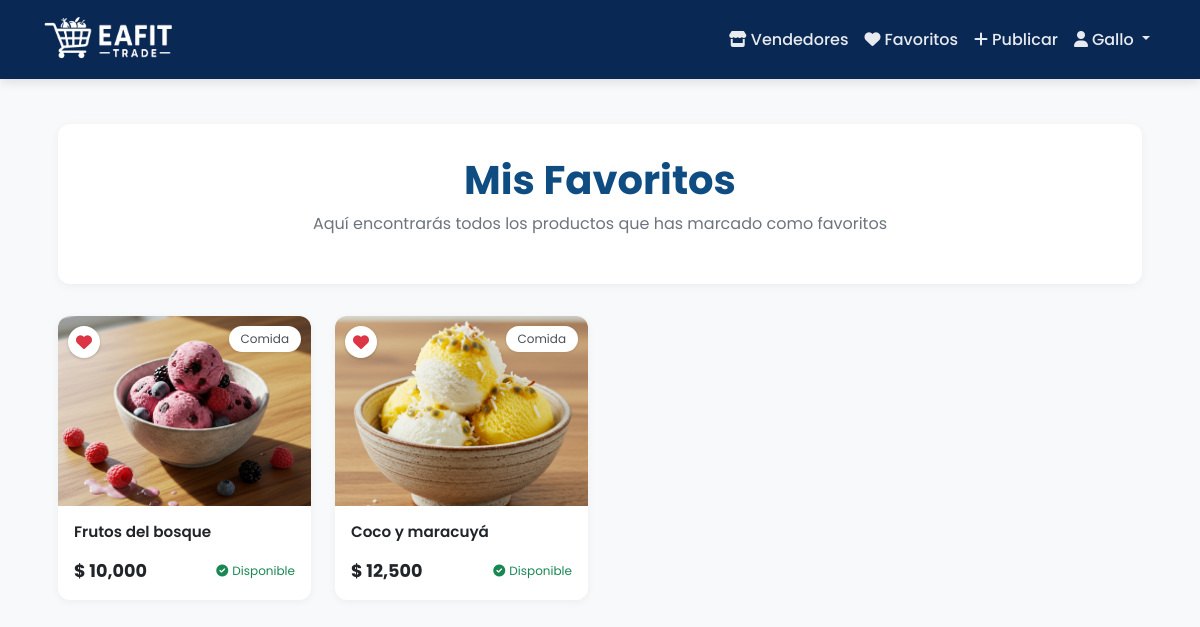
/favorites/ (signed in), run on an earlier commit of the app's database.
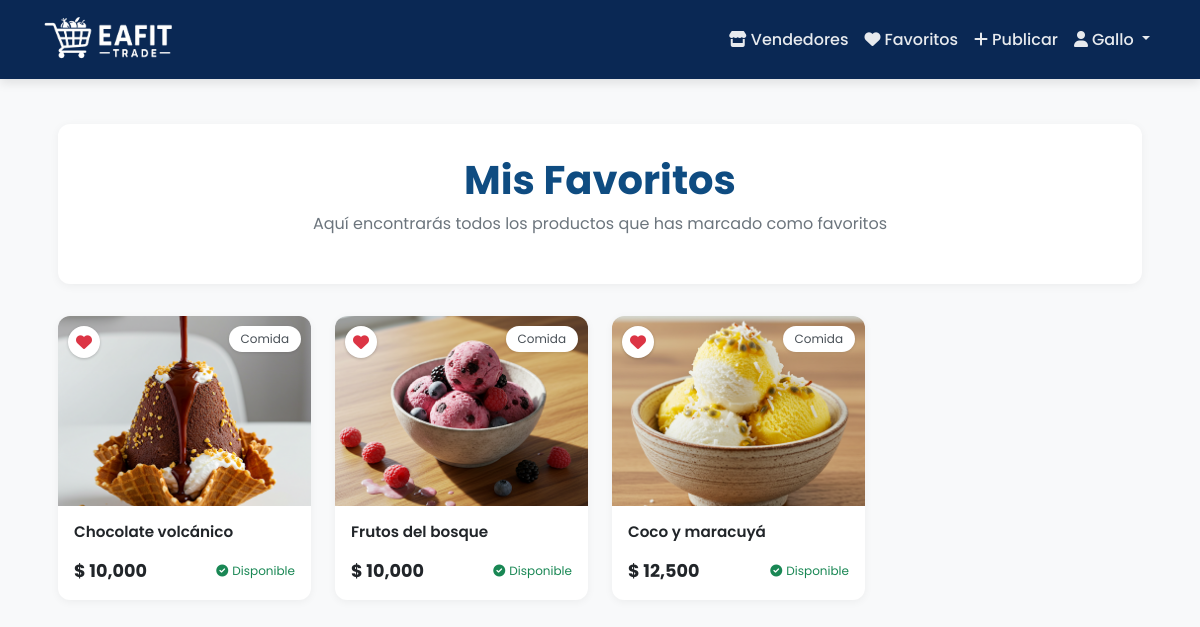
And on a later commit of the database.
### products/models.py (models this page shows, shortened)
class Favorite(models.Model):
    user = models.ForeignKey(
        User,
        on_delete=models.CASCADE,
        related_name='favorites'
    )
    product = models.ForeignKey(
        Product,
        on_delete=models.CASCADE,
        related_name='favorited_by'
    )
    created_at = models.DateTimeField(
        auto_now_add=True,
        verbose_name='Fecha de agregado'
    )
    class Meta:
        unique_together = ['user', 'product']
        ordering = ['-created_at']
        verbose_name = 'Favorito'
        verbose_name_plural = 'Favoritos'

class Product(models.Model):
    CATEGORY_CHOICES = [
        ('Comida', 'Comida'),
        ('Ropa', 'Ropa'),
        ('Tecnología', 'Tecnología'),
        ('Libros', 'Libros'),
        ('Otros', 'Otros'),
    ]
    CONDITION_CHOICES = [
        ('Nuevo', 'Nuevo'),
        ('Usado', 'Usado'),
        ('Buen estado', 'Buen estado'),
    ]
    FOOD_TYPE_CHOICES = [
        ('Panadería', 'Panadería'),
        ('Galletas', 'Galletas'),
        ('Repostería', 'Repostería'),
        ('Frutas', 'Frutas'),
        ('Frituras', 'Frituras'),
        ('Dulces', 'Dulces'),
        ('Helados', 'Helados'),
        ('Snacks', 'Snacks'),
        ('Comida rápida', 'Comida rápida'),
        ('Otros', 'Otros'),
    ]
    name = models.CharField(
        max_length=255,
        verbose_name='Nombre',
        help_text='Nombre del producto'
    )
    category = models.CharField(
        max_length=50,
        choices=CATEGORY_CHOICES,
        verbose_name='Categoría',
        null=True,
        blank=True
    )
    food_type = models.CharField(
        max_length=50,
        choices=FOOD_TYPE_CHOICES,
        verbose_name='Tipo de Comida',
        blank=True,
        null=True
    )
    description = models.TextField(
        verbose_name='Descripción',
        help_text='Describe tu producto detalladamente'
    )
    price = models.DecimalField(
        max_digits=10,
        decimal_places=2,
        validators=[MinValueValidator(0.01)],
        verbose_name='Precio',
        help_text='Precio en pesos colombianos'
    )
    published_at = models.DateTimeField(
        default=timezone.now,
        verbose_name='Fecha de publicación'
    )
    condition = models.CharField(
        max_length=50,
        choices=CONDITION_CHOICES,
        verbose_name='Estado',
        blank=True,
        null=True
    )
    image = models.ImageField(
        upload_to='products/',
        verbose_name='Imagen',
        help_text='Imagen del producto'
    )
    seller = models.ForeignKey(
        User,
        on_delete=models.CASCADE,
        verbose_name='Vendedor',
        related_name='products'
    )
    available = models.BooleanField(
        default=True,
        verbose_name='Disponible'
    )
    class Meta:
        verbose_name = 'Producto'
        verbose_name_plural = 'Productos'
        ordering = ['-published_at']
        indexes = [
            models.Index(fields=['name']),
            models.Index(fields=['category']),
            models.Index(fields=['available']),
        ]

### products/views.py (the view)
# urls.py: path('favorites/', products_views.favorites_list, name='favorites_list'),
@login_required
def favorites_list(request):
    favorites = Favorite.objects.filter(user=request.user)
    if not favorites.exists():
        messages.info(request, 'No tienes productos favoritos. Explora la tienda para agregar algunos.')
    return render(request, 'products/favorites.html', {
        'favorites': favorites
    })

### products/templates/products/favorites.html (shortened to what this page needs)
{% extends 'products/base.html' %}
{% load humanize %}
{% block content %}
<div class="favorites-container">
    <div class="favorites-header">
        <h1>Mis Favoritos</h1>
        <p>Aquí encontrarás todos los productos que has marcado como favoritos</p>
    </div>
    <div id="favorites-content">
        {% if favorites %}
        <div class="products-grid">
            {% for favorite in favorites %}
            <div class="product-card {% if not favorite.product.available %}product-unavailable{% endif %}" id="favorite-{{ favorite.product.id }}">
                <button
                    onclick="toggleFavorite(event, '{{ favorite.product.id }}')"
                    class="favorite-btn"
                    title="Eliminar de favoritos"
                >
                    <i class="fas fa-heart"></i>
                </button>
                <div class="product-img-container">
                    {% if favorite.product.image %}
                    <img src="{{ favorite.product.image.url }}" class="product-img" alt="{{ favorite.product.name }}">
                    {% else %}
                    <div class="product-img default-img"></div>
                    {% endif %}
                    <span class="category-badge">{{ favorite.product.get_category_display }}</span>
                </div>
                <div class="product-body">
                    <a href="{% url 'product_detail' favorite.product.id %}" class="text-decoration-none">
                        <h3 class="product-title">{{ favorite.product.name }}</h3>
                    </a>
                    <div class="price-container">
                        <div class="d-flex align-items-center justify-content-between">
                            <span class="product-price">$ {{ favorite.product.price|floatformat:0|intcomma }}</span>
                            {% if favorite.product.available %}
                            <span class="availability-badge text-success">
                                <i class="fas fa-check-circle"></i>Disponible
                            </span>
                            {% else %}
                            <span class="availability-badge text-danger">
                                <i class="fas fa-times-circle"></i>No disponible
                            </span>
                            {% endif %}
                        </div>
                    </div>
                </div>
            </div>
            {% endfor %}
        </div>
        {% endif %}
    </div>
</div>
{% endblock %}

### products/templates/products/base.html (shortened to what this page needs)
<!DOCTYPE html>
<html>
<head>
    <link href="https://cdn.jsdelivr.net/npm/bootstrap@5.3.2/dist/css/bootstrap.min.css" rel="stylesheet">
    <link href="https://cdnjs.cloudflare.com/ajax/libs/font-awesome/6.0.0/css/all.min.css" rel="stylesheet">
</head>
<body>
    <nav class="navbar navbar-expand-lg navbar-dark">
        <div class="container">
            <a class="navbar-brand" href="{% url 'home' %}">
                <img src="/media/Logo/EafitTrade_Nuevo_logo.png" alt="EAFIT Trade Logo" height="55" class="d-inline-block align-middle">
            </a>
            <div class="collapse navbar-collapse" id="navbarNav">
                <ul class="navbar-nav ms-auto">
                    <li class="nav-item">
                        <a class="nav-link" href="{% url 'seller_list' %}">
                            <i class="fas fa-store me-1"></i>Vendedores
                        </a>
                    </li>
                    {% if user.is_authenticated %}
                        <li class="nav-item">
                            <a class="nav-link" href="{% url 'favorites_list' %}">
                                <i class="fas fa-heart me-1"></i>Favoritos
                            </a>
                        </li>
                        <li class="nav-item">
                            <a class="nav-link" href="{% url 'add_product' %}">
                                <i class="fas fa-plus me-1"></i>Publicar
                            </a>
                        </li>
                        <li class="nav-item dropdown">
                            <a class="nav-link dropdown-toggle" href="#" role="button" data-bs-toggle="dropdown">
                                <i class="fas fa-user me-1"></i>{{ user.username }}
                            </a>
                        </li>
                    {% endif %}
                </ul>
            </div>
        </div>
    </nav>
    <div class="content">
        <div class="container">
            {% block content %}{% endblock %}
        </div>
    </div>
</body>
</html>

### products/templates/products/base.html (style rules this page uses)
:root { --primary-color: hwb(216 4% 67%); --secondary-color: #6c757d; --light-bg: #f8f9fa; --card-shadow: 0 10px 20px rgba(0,0,0,0.05); --hover-shadow: 0 15px 30px rgba(0,0,0,0.1); --border-radius: 16px; --input-radius: 10px; --button-radius: 10px; --transition-speed: 0.3s; }
body { font-family: 'Poppins', sans-serif; background-color: var(--light-bg); color: #2c3e50; padding-top: 76px; }
h1, h2, h3, h4, h5, h6 { font-weight: 600; }
.navbar { background-color: var(--primary-color); box-shadow: 0 4px 10px rgba(0,0,0,0.1); padding: 0.75rem 0; position: fixed; top: 0; left: 0; right: 0; z-index: 1030; transition: transform 0.3s ease; }
.navbar-brand { display: flex; align-items: center; padding: 0; }
.navbar-brand img { max-height: 55px; transition: all 0.3s ease; }
.nav-link { color: rgba(255,255,255,0.9) !important; font-weight: 500; padding: 0.5rem 1rem; border-radius: 8px; transition: all 0.2s ease; }
.content { min-height: calc(100vh - 76px); padding: 2rem 0; }

### products/templates/products/favorites.html (style rules this page uses)
body { background-color: #f8f9fa; }
.favorites-container { max-width: 1200px; margin: 0 auto; padding: 1rem; }
.favorites-header { background-color: white; border-radius: 12px; box-shadow: 0 2px 10px rgba(0,0,0,0.05); padding: 2rem; margin-bottom: 2rem; text-align: center; }
.favorites-header h1 { color: #0f4c81; font-size: 2.5rem; font-weight: 700; margin-bottom: 0.5rem; }
.favorites-header p { color: #6c757d; font-size: 1rem; }
.products-grid { display: grid; grid-template-columns: repeat(auto-fill, minmax(240px, 1fr)); gap: 1.5rem; }
.product-card { background-color: white; border-radius: 12px; overflow: hidden; transition: transform 0.2s, box-shadow 0.2s; box-shadow: 0 2px 8px rgba(0,0,0,0.05); position: relative; display: flex; flex-direction: column; height: 100%; cursor: pointer; }
.product-img-container { position: relative; width: 100%; padding-top: 75%; overflow: hidden; }
.product-img { position: absolute; top: 0; left: 0; width: 100%; height: 100%; object-fit: cover; }
.category-badge { position: absolute; top: 10px; right: 10px; background: white; color: #495057; font-size: 0.75rem; padding: 0.25rem 0.75rem; border-radius: 30px; box-shadow: 0 1px 3px rgba(0,0,0,0.1); z-index: 1; }
.product-body { padding: 1rem; display: flex; flex-direction: column; flex-grow: 1; }
.product-title { font-size: 0.95rem; font-weight: 600; margin-bottom: 0.5rem; color: #212529; display: -webkit-box; -webkit-line-clamp: 2; -webkit-box-orient: vertical; overflow: hidden; line-height: 1.3; }
.price-container { margin-top: auto; padding-top: 0.5rem; }
.product-price { font-size: 1.1rem; font-weight: 700; color: #212529; display: flex; align-items: center; }
.availability-badge { margin-left: 0.5rem; font-size: 0.75rem; display: flex; align-items: center; }
.availability-badge i { margin-right: 0.25rem; }
.favorite-btn { position: absolute; top: 10px; left: 10px; background-color: white; color: #dc3545; border: none; width: 32px; height: 32px; border-radius: 50%; display: flex; align-items: center; justify-content: center; box-shadow: 0 1px 3px rgba(0,0,0,0.2); z-index: 1; cursor: pointer; }

What changed in the data, as far as the page shows it:
added Favorite: product.image (picture), product.category "Comida", product.name "Chocolate volcánico", product.price "10,000", shows "Disponible"
